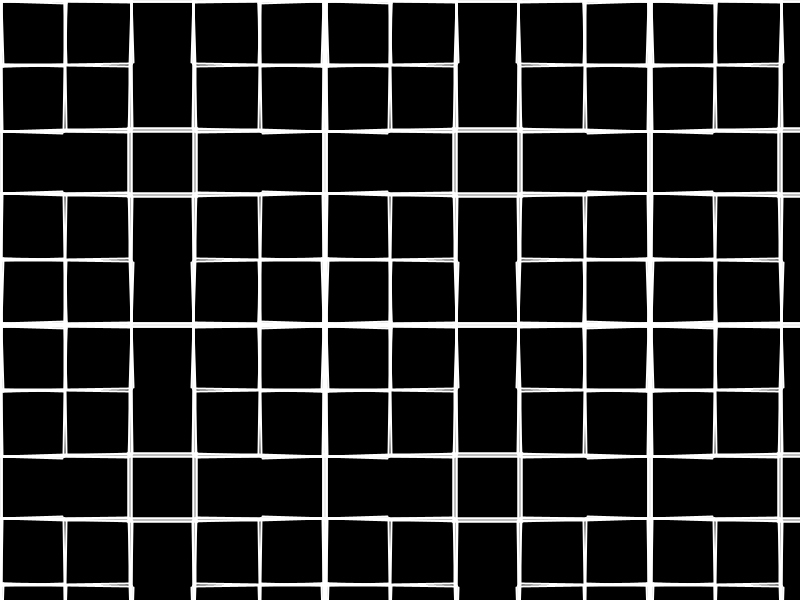
Frame 1 (no input)
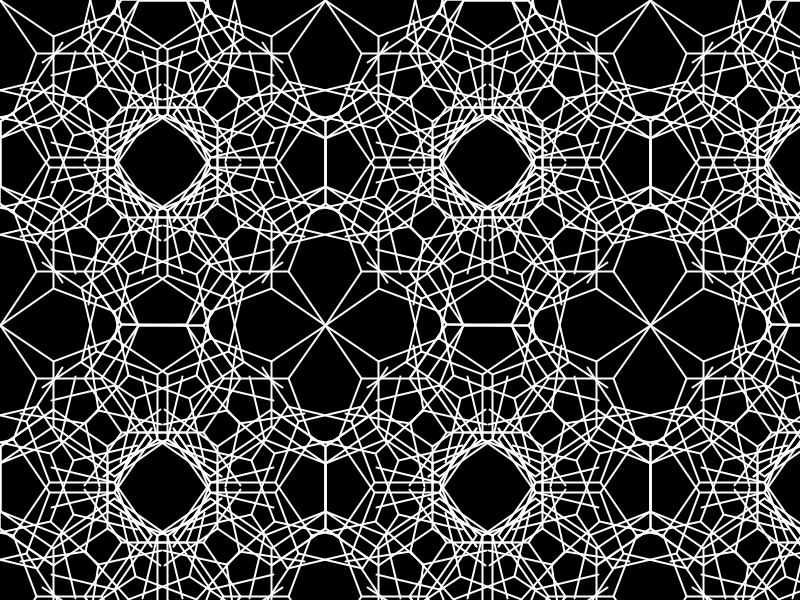
Frame 60 (the mouse pressed at the canvas centre just before this capture)
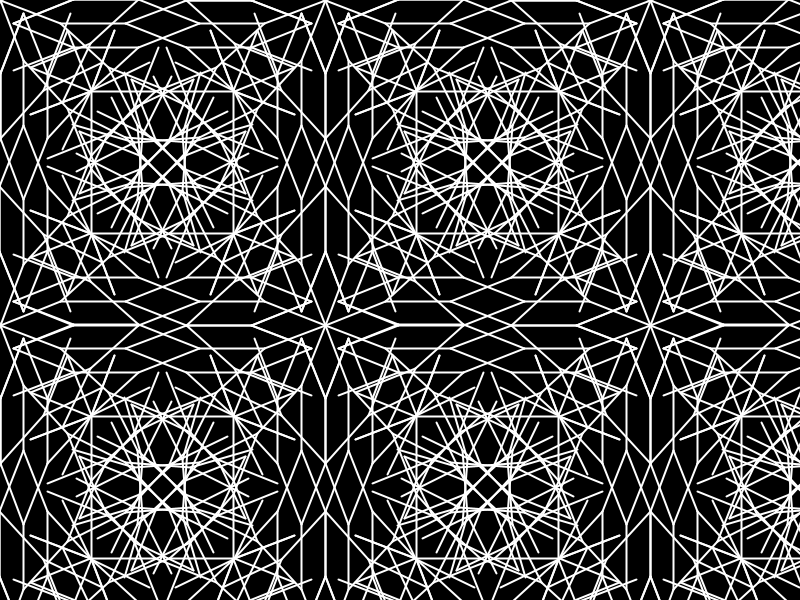
Frame 120 (the mouse held since frame 60 and released just before this capture)

The Processing sketch that drew these frames (run headless with seeded random() and noise(); from frame 60 on, the mouse is pressed at the canvas centre):

// Processing sketch: processing_150765
// ── processing_150765.pde

float distance = 65;

int limit = 5;
float rec = 0;


void setup() {
  size(800, 600);
  smooth();
  strokeWeight(2);
}

void draw() {
  background(0);
  stroke(255);
  smooth();
  //float angle = sin(rec++ / 60) * TWO_PI * .25;
  rec += .005;
  //float angle = rec % TWO_PI * .25;
  float angleUnit = TWO_PI * .25;
  float angle = (rec % angleUnit * 2) - angleUnit;
  float space = limit * distance;

  for (float x = 0; x < width + space; x += space) {
    for (float y = 0; y < height + space; y += space) {
      drawQuadTree(new Vector(x, y), angle);
    }
  }
}

void drawQuadTree(Vector point, float angle) {
  drawLine(point, distance, TWO_PI * .75, angle, limit);
  drawLine(point, distance, TWO_PI * 0, angle, limit);
  drawLine(point, distance, TWO_PI * .25, angle, limit);
  drawLine(point, distance, TWO_PI * .5, angle, limit);
}

void drawLine(Vector point, float distance, float angle, float angleDelta, int limit) {
  if (limit == 0) return;

  float leftAngle = angle + angleDelta;
  float rightAngle = angle - angleDelta;

  Vector left = point.angle(leftAngle, distance);
  Vector right = point.angle(rightAngle, distance);


  float distanceDamp = 1;
  line(point.x, point.y, left.x, left.y);
  drawLine(left, distance * distanceDamp, leftAngle, angleDelta, limit - 1);
  drawLine(right, distance * distanceDamp, rightAngle, angleDelta, limit - 1);

  line(point.x, point.y, right.x, right.y);
}

public class Vector {

  float x, y;

  Vector(float x, float y) {
    this.x = x;
    this.y = y;
  }

  Vector angle(float angle, float distance) {
    // cos theta = adjacent / hypotneuse
    // cos(angle) = adjacent / distance
    // cos(angle) * distance = adjacent
    float x = cos(angle) * distance + this.x;

    // sin theta = opposite / hypotneuse
    // sin(angle) = opposite / distance
    // sin(angle) * distance = opposite
    float y = sin(angle) * distance + this.y;

    return new Vector(x, y);
  }

  Vector add(Vector vector) {
    return new Vector(this.x + vector.x, this.y + vector.y);
  }

  Vector multiply(float value) {
    return new Vector(this.x * value, this.y * value);
  }

  Vector multiply(Vector vector) {
    return new Vector(this.x * vector.x, this.y * vector.y);
  }

  public String toString() {
    return "(" + (int)this.x + ", " + (int)this.y + ")";
  }
}
